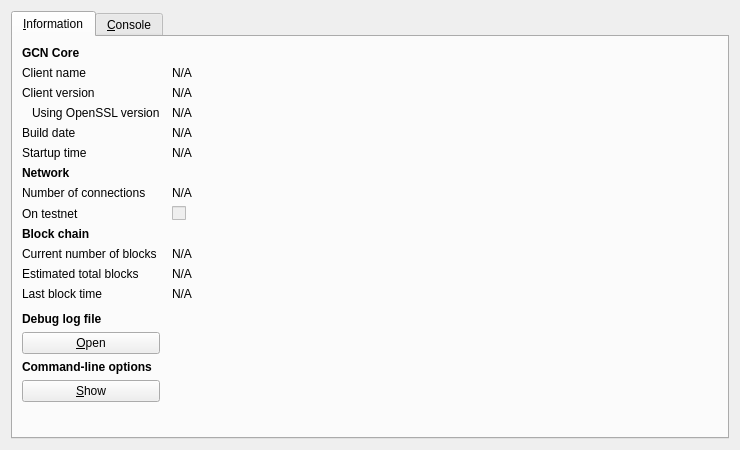
<?xml version="1.0" encoding="UTF-8"?>
<ui version="4.0">
 <class>RPCConsole</class>
 <widget class="QDialog" name="RPCConsole">
  <property name="geometry">
   <rect>
    <x>0</x>
    <y>0</y>
    <width>740</width>
    <height>450</height>
   </rect>
  </property>
  <property name="windowTitle">
   <string>GCN - Debug window</string>
  </property>
  <layout class="QVBoxLayout" name="verticalLayout_2">
   <item>
    <widget class="QTabWidget" name="tabWidget">
     <property name="currentIndex">
      <number>0</number>
     </property>
     <widget class="QWidget" name="tab_info">
      <attribute name="title">
       <string>&amp;Information</string>
      </attribute>
      <layout class="QGridLayout" name="gridLayout" columnstretch="0,1">
       <property name="horizontalSpacing">
        <number>12</number>
       </property>
       <item row="0" column="0">
        <widget class="QLabel" name="label_9">
         <property name="font">
          <font>
           <weight>75</weight>
           <bold>true</bold>
          </font>
         </property>
         <property name="text">
          <string>GCN Core</string>
         </property>
        </widget>
       </item>
       <item row="1" column="0">
        <widget class="QLabel" name="label_5">
         <property name="text">
          <string>Client name</string>
         </property>
        </widget>
       </item>
       <item row="1" column="1">
        <widget class="QLabel" name="clientName">
         <property name="cursor">
          <cursorShape>IBeamCursor</cursorShape>
         </property>
         <property name="text">
          <string>N/A</string>
         </property>
         <property name="textFormat">
          <enum>Qt::PlainText</enum>
         </property>
         <property name="textInteractionFlags">
          <set>Qt::LinksAccessibleByMouse|Qt::TextSelectableByKeyboard|Qt::TextSelectableByMouse</set>
         </property>
        </widget>
       </item>
       <item row="2" column="0">
        <widget class="QLabel" name="label_6">
         <property name="text">
          <string>Client version</string>
         </property>
        </widget>
       </item>
       <item row="2" column="1">
        <widget class="QLabel" name="clientVersion">
         <property name="cursor">
          <cursorShape>IBeamCursor</cursorShape>
         </property>
         <property name="text">
          <string>N/A</string>
         </property>
         <property name="textFormat">
          <enum>Qt::PlainText</enum>
         </property>
         <property name="textInteractionFlags">
          <set>Qt::LinksAccessibleByMouse|Qt::TextSelectableByKeyboard|Qt::TextSelectableByMouse</set>
         </property>
        </widget>
       </item>
       <item row="3" column="0">
        <widget class="QLabel" name="label_14">
         <property name="text">
          <string>Using OpenSSL version</string>
         </property>
         <property name="indent">
          <number>10</number>
         </property>
        </widget>
       </item>
       <item row="3" column="1">
        <widget class="QLabel" name="openSSLVersion">
         <property name="cursor">
          <cursorShape>IBeamCursor</cursorShape>
         </property>
         <property name="text">
          <string>N/A</string>
         </property>
         <property name="textFormat">
          <enum>Qt::PlainText</enum>
         </property>
         <property name="textInteractionFlags">
          <set>Qt::LinksAccessibleByMouse|Qt::TextSelectableByKeyboard|Qt::TextSelectableByMouse</set>
         </property>
        </widget>
       </item>
       <item row="4" column="0">
        <widget class="QLabel" name="label_12">
         <property name="text">
          <string>Build date</string>
         </property>
        </widget>
       </item>
       <item row="4" column="1">
        <widget class="QLabel" name="buildDate">
         <property name="cursor">
          <cursorShape>IBeamCursor</cursorShape>
         </property>
         <property name="text">
          <string>N/A</string>
         </property>
         <property name="textFormat">
          <enum>Qt::PlainText</enum>
         </property>
         <property name="textInteractionFlags">
          <set>Qt::LinksAccessibleByMouse|Qt::TextSelectableByKeyboard|Qt::TextSelectableByMouse</set>
         </property>
        </widget>
       </item>
       <item row="5" column="0">
        <widget class="QLabel" name="label_13">
         <property name="text">
          <string>Startup time</string>
         </property>
        </widget>
       </item>
       <item row="5" column="1">
        <widget class="QLabel" name="startupTime">
         <property name="cursor">
          <cursorShape>IBeamCursor</cursorShape>
         </property>
         <property name="text">
          <string>N/A</string>
         </property>
         <property name="textFormat">
          <enum>Qt::PlainText</enum>
         </property>
         <property name="textInteractionFlags">
          <set>Qt::LinksAccessibleByMouse|Qt::TextSelectableByKeyboard|Qt::TextSelectableByMouse</set>
         </property>
        </widget>
       </item>
       <item row="6" column="0">
        <widget class="QLabel" name="label_11">
         <property name="font">
          <font>
           <weight>75</weight>
           <bold>true</bold>
          </font>
         </property>
         <property name="text">
          <string>Network</string>
         </property>
        </widget>
       </item>
       <item row="7" column="0">
        <widget class="QLabel" name="label_7">
         <property name="text">
          <string>Number of connections</string>
         </property>
        </widget>
       </item>
       <item row="7" column="1">
        <widget class="QLabel" name="numberOfConnections">
         <property name="cursor">
          <cursorShape>IBeamCursor</cursorShape>
         </property>
         <property name="text">
          <string>N/A</string>
         </property>
         <property name="textFormat">
          <enum>Qt::PlainText</enum>
         </property>
         <property name="textInteractionFlags">
          <set>Qt::LinksAccessibleByMouse|Qt::TextSelectableByKeyboard|Qt::TextSelectableByMouse</set>
         </property>
        </widget>
       </item>
       <item row="8" column="0">
        <widget class="QLabel" name="label_8">
         <property name="text">
          <string>On testnet</string>
         </property>
        </widget>
       </item>
       <item row="8" column="1">
        <widget class="QCheckBox" name="isTestNet">
         <property name="enabled">
          <bool>false</bool>
         </property>
         <property name="text">
          <string/>
         </property>
        </widget>
       </item>
       <item row="9" column="0">
        <widget class="QLabel" name="label_10">
         <property name="font">
          <font>
           <weight>75</weight>
           <bold>true</bold>
          </font>
         </property>
         <property name="text">
          <string>Block chain</string>
         </property>
        </widget>
       </item>
       <item row="10" column="0">
        <widget class="QLabel" name="label_3">
         <property name="text">
          <string>Current number of blocks</string>
         </property>
        </widget>
       </item>
       <item row="10" column="1">
        <widget class="QLabel" name="numberOfBlocks">
         <property name="cursor">
          <cursorShape>IBeamCursor</cursorShape>
         </property>
         <property name="text">
          <string>N/A</string>
         </property>
         <property name="textFormat">
          <enum>Qt::PlainText</enum>
         </property>
         <property name="textInteractionFlags">
          <set>Qt::LinksAccessibleByMouse|Qt::TextSelectableByKeyboard|Qt::TextSelectableByMouse</set>
         </property>
        </widget>
       </item>
       <item row="11" column="0">
        <widget class="QLabel" name="label_4">
         <property name="text">
          <string>Estimated total blocks</string>
         </property>
        </widget>
       </item>
       <item row="11" column="1">
        <widget class="QLabel" name="totalBlocks">
         <property name="cursor">
          <cursorShape>IBeamCursor</cursorShape>
         </property>
         <property name="text">
          <string>N/A</string>
         </property>
         <property name="textFormat">
          <enum>Qt::PlainText</enum>
         </property>
         <property name="textInteractionFlags">
          <set>Qt::LinksAccessibleByMouse|Qt::TextSelectableByKeyboard|Qt::TextSelectableByMouse</set>
         </property>
        </widget>
       </item>
       <item row="12" column="0">
        <widget class="QLabel" name="label_2">
         <property name="text">
          <string>Last block time</string>
         </property>
        </widget>
       </item>
       <item row="12" column="1">
        <widget class="QLabel" name="lastBlockTime">
         <property name="cursor">
          <cursorShape>IBeamCursor</cursorShape>
         </property>
         <property name="text">
          <string>N/A</string>
         </property>
         <property name="textFormat">
          <enum>Qt::PlainText</enum>
         </property>
         <property name="textInteractionFlags">
          <set>Qt::LinksAccessibleByMouse|Qt::TextSelectableByKeyboard|Qt::TextSelectableByMouse</set>
         </property>
        </widget>
       </item>
       <item row="13" column="0">
        <spacer name="verticalSpacer_2">
         <property name="orientation">
          <enum>Qt::Vertical</enum>
         </property>
         <property name="sizeHint" stdset="0">
          <size>
           <width>20</width>
           <height>20</height>
          </size>
         </property>
        </spacer>
       </item>
       <item row="14" column="0">
        <widget class="QLabel" name="labelDebugLogfile">
         <property name="font">
          <font>
           <weight>75</weight>
           <bold>true</bold>
          </font>
         </property>
         <property name="text">
          <string>Debug log file</string>
         </property>
        </widget>
       </item>
       <item row="15" column="0">
        <widget class="QPushButton" name="openDebugLogfileButton">
         <property name="toolTip">
          <string>Open the GCN debug log file from the current data directory. This can take a few seconds for large log files.</string>
         </property>
         <property name="text">
          <string>&amp;Open</string>
         </property>
         <property name="autoDefault">
          <bool>false</bool>
         </property>
        </widget>
       </item>
       <item row="16" column="0">
        <widget class="QLabel" name="labelCLOptions">
         <property name="font">
          <font>
           <weight>75</weight>
           <bold>true</bold>
          </font>
         </property>
         <property name="text">
          <string>Command-line options</string>
         </property>
        </widget>
       </item>
       <item row="17" column="0">
        <widget class="QPushButton" name="showCLOptionsButton">
         <property name="toolTip">
          <string>Show the GCN-Qt help message to get a list with possible GCN command-line options.</string>
         </property>
         <property name="text">
          <string>&amp;Show</string>
         </property>
         <property name="autoDefault">
          <bool>false</bool>
         </property>
        </widget>
       </item>
       <item row="18" column="0">
        <spacer name="verticalSpacer">
         <property name="orientation">
          <enum>Qt::Vertical</enum>
         </property>
         <property name="sizeHint" stdset="0">
          <size>
           <width>20</width>
           <height>40</height>
          </size>
         </property>
        </spacer>
       </item>
      </layout>
     </widget>
     <widget class="QWidget" name="tab_console">
      <attribute name="title">
       <string>&amp;Console</string>
      </attribute>
      <layout class="QVBoxLayout" name="verticalLayout_3">
       <property name="spacing">
        <number>3</number>
       </property>
       <item>
        <widget class="QTextEdit" name="messagesWidget">
         <property name="minimumSize">
          <size>
           <width>0</width>
           <height>100</height>
          </size>
         </property>
         <property name="readOnly">
          <bool>true</bool>
         </property>
         <property name="tabKeyNavigation" stdset="0">
          <bool>false</bool>
         </property>
         <property name="columnCount" stdset="0">
          <number>2</number>
         </property>
        </widget>
       </item>
       <item>
        <layout class="QHBoxLayout" name="horizontalLayout">
         <property name="spacing">
          <number>3</number>
         </property>
         <item>
          <widget class="QLabel" name="label">
           <property name="text">
            <string notr="true">&gt;</string>
           </property>
          </widget>
         </item>
         <item>
          <widget class="QLineEdit" name="lineEdit"/>
         </item>
         <item>
          <widget class="QPushButton" name="clearButton">
           <property name="maximumSize">
            <size>
             <width>24</width>
             <height>24</height>
            </size>
           </property>
           <property name="toolTip">
            <string>Clear console</string>
           </property>
           <property name="text">
            <string/>
           </property>
           <property name="icon">
            <iconset resource="../bitcoin.qrc">
             <normaloff>:/icons/remove</normaloff>:/icons/remove</iconset>
           </property>
           <property name="shortcut">
            <string notr="true">Ctrl+L</string>
           </property>
           <property name="autoDefault">
            <bool>false</bool>
           </property>
          </widget>
         </item>
        </layout>
       </item>
      </layout>
     </widget>
    </widget>
   </item>
  </layout>
 </widget>
 <resources>
  <include location="../bitcoin.qrc"/>
 </resources>
 <connections/>
</ui>
